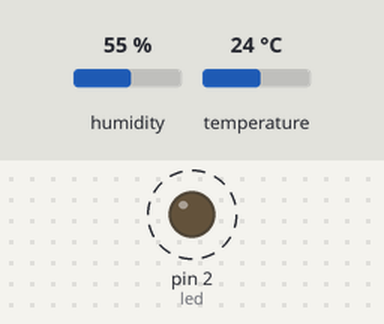
Recording of a sketch running on a simulated Arduino Uno, built with avr-gcc and run on an emulated ATmega328P. Shown: output pins drawn as LEDs (lit = HIGH). Dashed ring = blinking. The test bench sets the inputs (shaded band); at power-on: humidity 55 %, temperature 24 °C. What the sketch prints to the serial monitor is not drawn.

Above: at 0.5 s.
Timing chart, 0 to 3.5 s (numbered marks = the images above):
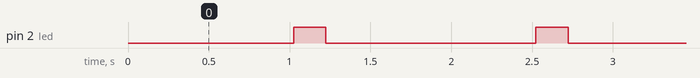

Measured:
- by itself, pin 2 (led): alternates HIGH for 0.20 s and LOW for 1.3 s

The sketch:

TPNoteTemperature_Arduino.ino
```cpp
#include "DHT.h"
#define DHT11PIN 4       // define the digital I/O pin
#define DHT11TYPE DHT11     // DHT 11
DHT dht11(DHT11PIN, DHT11TYPE);

// Temperature sur port 3
int temperatureSensor = 3;

// Led sur port 2
int led = 2;

//Setup du capteur de température et de la led
void setup() {
 Serial.begin(9600);
 pinMode(led, OUTPUT);
 dht11.begin();
}

// Boucle total de 500ms -> récupération des valeurs toutes les ms
void loop() {
  // Récupère les informations d'humidité
  float humidity = dht11.readHumidity();

  // Récupère les informations de température
  float temperature = dht11.readTemperature();

// Affiche la température
  Serial.print(temperature);
  Serial.print(",");
// Affiche l'humidité
  Serial.println(humidity);

// Lit l'information d'inversion du clignotement
  String data = Serial.readStringUntil('\n');

  //Si inversé :
  if(data == "1"){
  //Eteint la led pendant 200ms
    digitalWrite(led, LOW);
    delay(200);
    digitalWrite(led, HIGH);
  }
  //Sinon fonctionnement de base :
  else{
  //Allume la led pendant 200ms
    digitalWrite(led, HIGH);
    delay(200);
    digitalWrite(led, LOW);
  }

  //Attente de 300ms avant recommencement du cycle
  delay(300);

}
```
